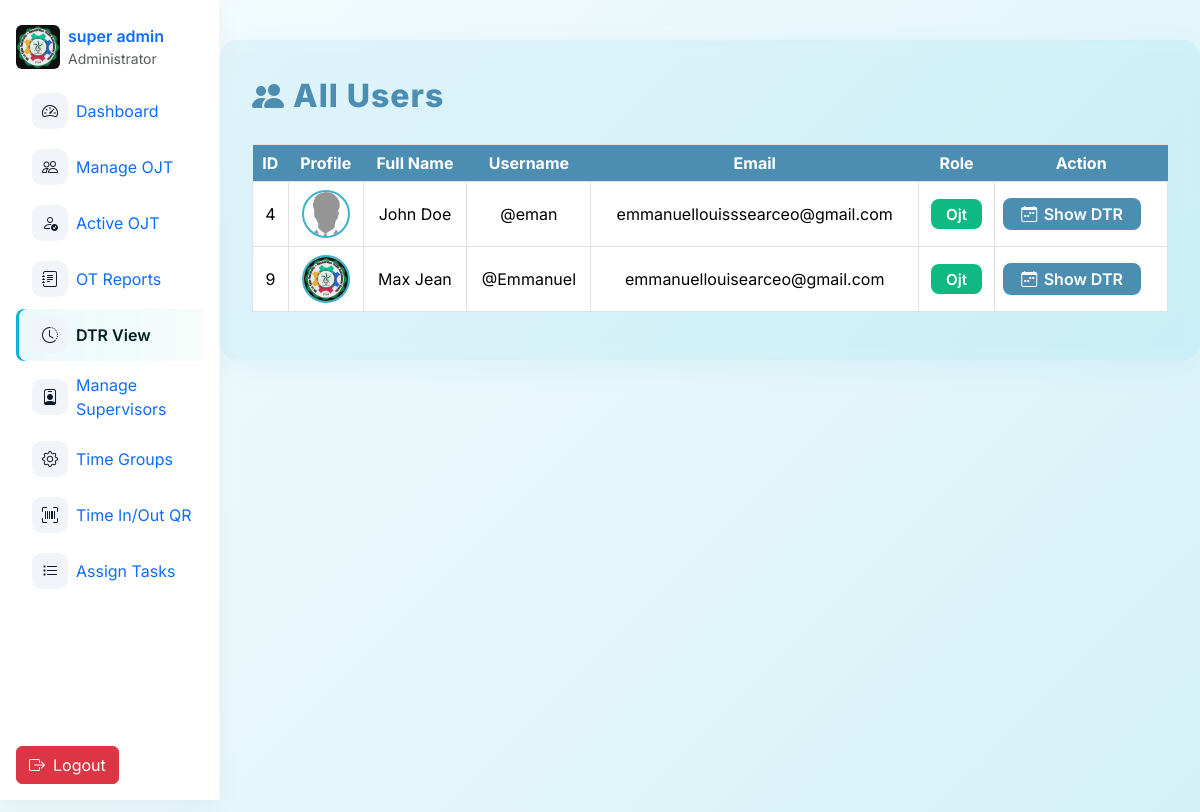
The app's page /admin/dtruserview.php (signed in) with its own data.
### tables this page shows
CREATE TABLE `users` (
  `id` int(11) NOT NULL,
  `username` varchar(50) NOT NULL,
  `email` varchar(100) NOT NULL,
  `password` varchar(255) NOT NULL,
  `role` enum('super_admin','admin','ojt') NOT NULL,
  `fname` varchar(50) DEFAULT NULL,
  `mname` varchar(225) DEFAULT NULL,
  `lname` varchar(50) DEFAULT NULL,
  `position` varchar(100) DEFAULT NULL,
  `age` int(11) DEFAULT NULL,
  `mobile` varchar(15) DEFAULT NULL,
  `school_org` varchar(100) DEFAULT NULL,
  `full_name` varchar(100) DEFAULT NULL,
  `bio` varchar(255) DEFAULT NULL,
  `profile_img` varchar(255) DEFAULT NULL,
  `adviser_id` int(11) DEFAULT NULL,
  `status` enum('active','restricted') NOT NULL DEFAULT 'active',
  `face_descriptor` text DEFAULT NULL
);

### admin/dtruserview.php (the view, shortened to what this page needs)
<?php
include '../db.php';
include 'nav.php';
$role = $_SESSION['role'];
if ($role === 'super_admin') {
    $users = $oat->query("SELECT id, fname, lname, username, email, role, profile_img FROM users WHERE role = 'ojt' ORDER BY id ASC");
}
?>
<!DOCTYPE html>
<html lang="en">
<head>
    <link href="https://cdn.jsdelivr.net/npm/bootstrap@5.3.2/dist/css/bootstrap.min.css" rel="stylesheet">
    <link rel="stylesheet" href="https://cdn.jsdelivr.net/npm/bootstrap-icons@1.11.1/font/bootstrap-icons.css">
</head>
<body>
    <div class="container table-container">
        <div class="table-title">
            <i class="bi bi-people-fill"></i> All Users
        </div>
        <div class="table-responsive">
            <table class="table table-bordered table-hover user-table align-middle">
                <thead>
                    <tr>
                        <th>ID</th>
                        <th>Profile</th>
                        <th>Full Name</th>
                        <th>Username</th>
                        <th>Email</th>
                        <th>Role</th>
                        <th>Action</th>
                    </tr>
                </thead>
                <tbody>
                    <?php while ($user = $users->fetch_assoc()): ?>
                        <tr>
                            <td><?= htmlspecialchars($user['id']) ?></td>
                            <td>
                                <?php
                                    $img = '../uploads/noimg.png';
                                    if (!empty($user['profile_img']) && file_exists('../' . $user['profile_img'])) {
                                        $img = '../' . $user['profile_img'];
                                    }
                                ?>
                                <img src="<?= htmlspecialchars($img) ?>" alt="Profile" class="user-profile-img">
                            </td>
                            <td><?= htmlspecialchars($user['fname'] . ' ' . $user['lname']) ?></td>
                            <td>@<?= htmlspecialchars($user['username']) ?></td>
                            <td><?= htmlspecialchars($user['email']) ?></td>
                            <td>
                                <span class="role-badge <?= htmlspecialchars($user['role']) ?>">
                                    <?= htmlspecialchars(ucfirst($user['role'])) ?>
                                </span>
                            </td>
                            <td>
                                <form action="dtrview.php" method="GET" style="margin: 0;">
                                    <button type="submit" class="btn-dtr">
                                        <i class="bi bi-calendar-week"></i> Show DTR
                                    </button>
                                </form>
                            </td>
                        </tr>
                    <?php endwhile; ?>
                </tbody>
            </table>
        </div>
    </div>
</body>
</html>

### admin/nav.php (shortened to what this page needs)
<?php
if (!function_exists('active')) {
    function active($page, $current) { return $page === $current ? 'active' : ''; }
}
$current = basename($_SERVER['PHP_SELF'] ?? '');
$avatar = 'uploads/noimg.png';
if (isset($_SESSION['avatar']) && $_SESSION['avatar'] && file_exists('../' . $_SESSION['avatar'])) {
    $avatar = $_SESSION['avatar'];
} else if (isset($_SESSION['user_id'])) {
    include_once '../db.php';
    $admin_id = (int)$_SESSION['user_id'];
    $result = $oat->query("SELECT profile_img FROM users WHERE id = $admin_id LIMIT 1");
    if ($result && $row = $result->fetch_assoc()) {
        if (!empty($row['profile_img']) && file_exists('../' . $row['profile_img'])) {
            $avatar = $row['profile_img'];
        }
    }
}
if (
    empty($_SESSION['fname']) ||
    empty($_SESSION['lname']) ||
    !isset($_SESSION['mname'])
) {
    include_once '../db.php';
    $admin_id = (int)$_SESSION['user_id'];
    $result = $oat->query("SELECT fname, mname, lname, profile_img FROM users WHERE id = $admin_id LIMIT 1");
    if ($result && $row = $result->fetch_assoc()) {
        if (!empty($row['profile_img']) && file_exists('../' . $row['profile_img'])) {
            $avatar = $row['profile_img'];
        }
    }
}
?>
<link href="https://cdn.jsdelivr.net/npm/bootstrap@5.3.2/dist/css/bootstrap.min.css" rel="stylesheet">
<link href="https://cdn.jsdelivr.net/npm/bootstrap-icons@1.10.5/font/bootstrap-icons.css" rel="stylesheet">
<nav id="sb-sidebar" class="d-none d-lg-flex flex-column" aria-label="Sidebar">
  <a href="adminprofileedit.php" class="d-flex align-items-center text-decoration-none mb-3">
    <img src="../<?php echo htmlspecialchars($avatar); ?>?t=<?php echo time(); ?>" alt="avatar" class="rounded me-2" style="width:44px;height:44px;object-fit:cover">
    <div class="d-flex flex-column">
      <span class="fw-semibold"><?php echo htmlspecialchars(($_SESSION['fname'] ?? '') . ' ' . ($_SESSION['lname'] ?? '')); ?></span>
      <small class="text-muted">Administrator</small>
    </div>
  </a>
  <div class="sb-nav nav flex-column gap-1" role="menu">
    <a class="nav-link d-flex align-items-center <?php echo active('admin.php',$current); ?>" href="admin.php" title="Dashboard" data-bs-toggle="tooltip" data-bs-placement="right">
      <div class="sb-icon"><i class="bi bi-speedometer2"></i></div>
      <div class="nav-label ms-2">Dashboard</div>
    </a>
    <a class="nav-link d-flex align-items-center <?php echo active('manageojt.php',$current); ?>" href="manageojt.php" title="Manage OJT" data-bs-toggle="tooltip" data-bs-placement="right">
      <div class="sb-icon"><i class="bi bi-people"></i></div>
      <div class="nav-label ms-2">Manage OJT</div>
    </a>
    <a class="nav-link d-flex align-items-center <?php echo active('activeojt.php',$current); ?>" href="activeojt.php" title="Active OJT" data-bs-toggle="tooltip" data-bs-placement="right">
      <div class="sb-icon"><i class="bi bi-person-check"></i></div>
      <div class="nav-label ms-2">Active OJT</div>
    </a>
    <a class="nav-link d-flex align-items-center <?php echo active('otreports.php',$current); ?>" href="otreports.php" title="OT Reports" data-bs-toggle="tooltip" data-bs-placement="right">
      <div class="sb-icon"><i class="bi bi-journal-text"></i></div>
      <div class="nav-label ms-2">OT Reports</div>
    </a>
    <a class="nav-link d-flex align-items-center <?php echo active('dtruserview.php',$current); ?>" href="dtruserview.php" title="DTR View" data-bs-toggle="tooltip" data-bs-placement="right">
      <div class="sb-icon"><i class="bi bi-clock-history"></i></div>
      <div class="nav-label ms-2">DTR View</div>
    </a>
<?php if ($_SESSION['role'] === 'super_admin'): ?>
    <a class="nav-link d-flex align-items-center <?php echo active('manage_admins.php',$current); ?>" href="manage_admins.php" title="Manage Supervisors" data-bs-toggle="tooltip" data-bs-placement="right">
      <div class="sb-icon"><i class="bi bi-person-badge"></i></div>
      <div class="nav-label ms-2">Manage <br> Supervisors</div>
    </a>
<?php endif; ?>
<?php if ($_SESSION['role'] === 'super_admin'): ?>
    <a class="nav-link d-flex align-items-center <?php echo active('sitesettings.php',$current); ?>" href="sitesettings.php" title="Site Settings" data-bs-toggle="tooltip" data-bs-placement="right">
      <div class="sb-icon"><i class="bi bi-gear"></i></div>
      <div class="nav-label ms-2">Time Groups</div>
    </a>
<?php endif; ?>
    <a class="nav-link d-flex align-items-center <?php echo active('qr_generator.php',$current); ?>" href="qr_generator.php" title="QR Generator" data-bs-toggle="tooltip" data-bs-placement="right">
      <div class="sb-icon"><i class="bi bi-upc-scan"></i></div>
      <div class="nav-label ms-2">Time In/Out QR</div>
    </a>
    <a class="nav-link d-flex align-items-center <?php echo active('assign.php',$current); ?>" href="assign.php" title="Assign Tasks" data-bs-toggle="tooltip" data-bs-placement="right">
      <div class="sb-icon"><i class="bi bi-list-task"></i></div>
      <div class="nav-label ms-2">Assign Tasks</div>
    </a>
  </div>
  <div class="sb-actions d-flex gap-2 mt-auto">
    <a href="logout.php" class="btn btn-danger d-flex align-items-center justify-content-center" title="Logout" data-bs-toggle="tooltip" data-bs-placement="right">
      <i class="bi bi-box-arrow-right"></i>
      <span class="label ms-2">Logout</span>
    </a>
  </div>
</nav>

### admin/nav.php (style rules this page uses)
:root { --sb-w:220px; --sb-cw:72px; }
#sb-sidebar { position: fixed; top: 0; left: 0; height: 100vh; width: var(--sb-w); z-index: 1040; transition: transform .22s ease, width .18s ease; }
body { padding-left: var(--sb-w); transition: padding-left .18s ease; font-family: 'Inter', sans-serif; }
#sb-sidebar { position:fixed; top:0; left:0; height:100vh; width:var(--sb-w); padding:1rem; background:#fff; border-right:1px solid rgba(0,0,0,.04); box-shadow:0 8px 24px rgba(10,10,10,.04); transition:width .18s ease; z-index:1040; overflow:hidden; }
.sb-icon { width:36px; height:36px; display:grid; place-items:center; border-radius:.6rem; background:#f1f5f9; color:#0f172a; flex:0 0 36px; }
.nav-label { white-space:nowrap; overflow:hidden; text-overflow:ellipsis; transition:opacity .12s ease, max-width .18s ease; max-width:160px; opacity:1; }
.nav-link.active { background:linear-gradient(90deg, rgba(6,182,212,.08), rgba(16,185,129,.04)); box-shadow: inset 3px 0 0 #06b6d4; color:#042022; font-weight:600; border-radius:.5rem; }
.sb-nav { overflow-y:auto; max-height:calc(100vh - 220px); scrollbar-width:none; -ms-overflow-style:none; }
.sb-actions .label { transition:opacity .12s ease, max-width .18s ease; }

### admin/dtruserview.php (style rules this page uses)
:root { --primary: #4c8eb1; --primary-dark: #3cb2cc; --light: #f8fafc; --dark: #0f172a; --border: #e2e8f0; }
body { font-family: 'Inter', sans-serif; background: linear-gradient(135deg, #f6fcfe 0%, #e3f6fa 60%, #d2f1f7 100%); min-height: 100vh; }
.table-container { max-width: 1200px; margin: 40px auto 0 auto; padding: 2rem; background: rgba(60, 178, 204, 0.09); border-radius: 18px; box-shadow: 0 8px 30px rgba(60,178,204,0.08); backdrop-filter: blur(6px) saturate(120%); }
.table-title { color: var(--primary); font-weight: 800; font-size: 2rem; margin-bottom: 24px; letter-spacing: 1px; display: flex; align-items: center; gap: 0.5rem; }
.user-table th { background: var(--primary); color: #fff; text-align: center; font-size: 1rem; font-weight: 700; border: none; }
.user-table td { vertical-align: middle; text-align: center; font-size: 1rem; }
.user-profile-img { width: 48px; height: 48px; border-radius: 50%; object-fit: cover; border: 2px solid var(--primary-dark); background: #fff; }
.role-badge { font-size: 0.95rem; font-weight: 600; border-radius: 8px; padding: 0.35em 1em; display: inline-block; }
.role-badge.ojt { background: #10b981; color: #fff; }
.btn-dtr { background: var(--primary); color: #fff; font-weight: 600; border: none; border-radius: 8px; padding: 6px 18px; transition: background 0.2s; font-size: 1rem; display: flex; align-items: center; gap: 0.4rem; }

### records on screen
users: profile_img (picture)
users: id "4", shows a picture, fname+lname "John Doe", username "eman", email "emmanuellouisssearceo@gmail.com", role "Ojt"
users: id "9", profile_img (picture), fname+lname "Max Jean", username "Emmanuel", email "emmanuellouisearceo@gmail.com", role "Ojt"
